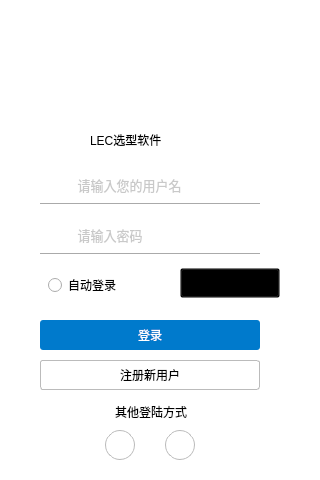
<?xml version="1.0" encoding="UTF-8"?>
<ui version="4.0">
 <class>log_on</class>
 <widget class="QWidget" name="log_on">
  <property name="geometry">
   <rect>
    <x>0</x>
    <y>0</y>
    <width>320</width>
    <height>480</height>
   </rect>
  </property>
  <property name="minimumSize">
   <size>
    <width>320</width>
    <height>480</height>
   </size>
  </property>
  <property name="maximumSize">
   <size>
    <width>320</width>
    <height>480</height>
   </size>
  </property>
  <property name="windowTitle">
   <string>Form</string>
  </property>
  <property name="windowOpacity">
   <double>1.000000000000000</double>
  </property>
  <property name="styleSheet">
   <string notr="true">QWidget
{
background-color :white;
}
</string>
  </property>
  <widget class="QLabel" name="label_1_logo">
   <property name="geometry">
    <rect>
     <x>130</x>
     <y>50</y>
     <width>60</width>
     <height>60</height>
    </rect>
   </property>
   <property name="sizePolicy">
    <sizepolicy hsizetype="Minimum" vsizetype="Minimum">
     <horstretch>0</horstretch>
     <verstretch>0</verstretch>
    </sizepolicy>
   </property>
   <property name="minimumSize">
    <size>
     <width>60</width>
     <height>60</height>
    </size>
   </property>
   <property name="maximumSize">
    <size>
     <width>90</width>
     <height>90</height>
    </size>
   </property>
   <property name="styleSheet">
    <string notr="true">QLabel
{
border-radius:5px;
}</string>
   </property>
   <property name="text">
    <string/>
   </property>
   <property name="pixmap">
    <pixmap resource="icon.qrc">:/new/prefix_icon/icon/logo.png</pixmap>
   </property>
   <property name="scaledContents">
    <bool>true</bool>
   </property>
  </widget>
  <widget class="QLabel" name="label_1_logOn">
   <property name="geometry">
    <rect>
     <x>40</x>
     <y>169</y>
     <width>30</width>
     <height>30</height>
    </rect>
   </property>
   <property name="sizePolicy">
    <sizepolicy hsizetype="Preferred" vsizetype="Preferred">
     <horstretch>0</horstretch>
     <verstretch>0</verstretch>
    </sizepolicy>
   </property>
   <property name="minimumSize">
    <size>
     <width>30</width>
     <height>30</height>
    </size>
   </property>
   <property name="maximumSize">
    <size>
     <width>30</width>
     <height>30</height>
    </size>
   </property>
   <property name="text">
    <string/>
   </property>
   <property name="pixmap">
    <pixmap resource="icon.qrc">:/new/prefix_icon/icon/logOn.png</pixmap>
   </property>
   <property name="scaledContents">
    <bool>true</bool>
   </property>
  </widget>
  <widget class="QLineEdit" name="lineEdit_1_useName">
   <property name="geometry">
    <rect>
     <x>72</x>
     <y>170</y>
     <width>188</width>
     <height>30</height>
    </rect>
   </property>
   <property name="styleSheet">
    <string notr="true">QLineEdit
{
font: 10pt ;
color :rgba(120, 120, 120,0.8);
background-color :white;
}</string>
   </property>
   <property name="text">
    <string/>
   </property>
   <property name="maxLength">
    <number>20</number>
   </property>
   <property name="frame">
    <bool>false</bool>
   </property>
   <property name="placeholderText">
    <string> 请输入您的用户名</string>
   </property>
  </widget>
  <widget class="Line" name="line_1_logOn">
   <property name="geometry">
    <rect>
     <x>40</x>
     <y>202</y>
     <width>220</width>
     <height>5</height>
    </rect>
   </property>
   <property name="orientation">
    <enum>Qt::Horizontal</enum>
   </property>
  </widget>
  <widget class="QLabel" name="label_1_name">
   <property name="geometry">
    <rect>
     <x>90</x>
     <y>120</y>
     <width>151</width>
     <height>40</height>
    </rect>
   </property>
   <property name="styleSheet">
    <string notr="true">QLabel
{
font: 20pt &quot;黑体&quot;;	
}

</string>
   </property>
   <property name="text">
    <string>LEC选型软件</string>
   </property>
  </widget>
  <widget class="Line" name="line_1_password">
   <property name="geometry">
    <rect>
     <x>40</x>
     <y>252</y>
     <width>220</width>
     <height>5</height>
    </rect>
   </property>
   <property name="orientation">
    <enum>Qt::Horizontal</enum>
   </property>
  </widget>
  <widget class="QLabel" name="label_1_password">
   <property name="geometry">
    <rect>
     <x>40</x>
     <y>220</y>
     <width>30</width>
     <height>30</height>
    </rect>
   </property>
   <property name="sizePolicy">
    <sizepolicy hsizetype="Preferred" vsizetype="Preferred">
     <horstretch>0</horstretch>
     <verstretch>0</verstretch>
    </sizepolicy>
   </property>
   <property name="minimumSize">
    <size>
     <width>30</width>
     <height>30</height>
    </size>
   </property>
   <property name="maximumSize">
    <size>
     <width>30</width>
     <height>30</height>
    </size>
   </property>
   <property name="text">
    <string/>
   </property>
   <property name="pixmap">
    <pixmap resource="icon.qrc">:/new/prefix_icon/icon/password.png</pixmap>
   </property>
   <property name="scaledContents">
    <bool>true</bool>
   </property>
  </widget>
  <widget class="QLineEdit" name="lineEdit_1_password">
   <property name="geometry">
    <rect>
     <x>72</x>
     <y>220</y>
     <width>188</width>
     <height>30</height>
    </rect>
   </property>
   <property name="styleSheet">
    <string notr="true">QLineEdit
{
font: 10pt ;
color :rgba(120, 120, 120,0.8);
background-color :white;
}</string>
   </property>
   <property name="text">
    <string/>
   </property>
   <property name="maxLength">
    <number>16</number>
   </property>
   <property name="frame">
    <bool>false</bool>
   </property>
   <property name="echoMode">
    <enum>QLineEdit::Password</enum>
   </property>
   <property name="placeholderText">
    <string> 请输入密码</string>
   </property>
  </widget>
  <widget class="QRadioButton" name="radioButton_1_autoLogoOn">
   <property name="geometry">
    <rect>
     <x>48</x>
     <y>270</y>
     <width>100</width>
     <height>30</height>
    </rect>
   </property>
   <property name="styleSheet">
    <string notr="true">QRadioButton
{
font: 10pt &quot;宋体&quot;;
}</string>
   </property>
   <property name="text">
    <string>自动登录</string>
   </property>
  </widget>
  <widget class="QPushButton" name="pushButton_1_logOn">
   <property name="geometry">
    <rect>
     <x>40</x>
     <y>320</y>
     <width>220</width>
     <height>30</height>
    </rect>
   </property>
   <property name="sizePolicy">
    <sizepolicy hsizetype="Minimum" vsizetype="Minimum">
     <horstretch>0</horstretch>
     <verstretch>0</verstretch>
    </sizepolicy>
   </property>
   <property name="minimumSize">
    <size>
     <width>220</width>
     <height>30</height>
    </size>
   </property>
   <property name="maximumSize">
    <size>
     <width>220</width>
     <height>30</height>
    </size>
   </property>
   <property name="styleSheet">
    <string notr="true">QPushButton
{
color:white;
font: 11pt &quot;宋体&quot;;
background-color :#007ACC;
border-radius:3px;
}
QPushButton:hover
{
background-color :#0085DD;
}
QPushButton:pressed
{
background-color :#0085DD;
padding-left:2px;
padding-top:2px;
}</string>
   </property>
   <property name="text">
    <string>登录</string>
   </property>
  </widget>
  <widget class="QPushButton" name="pushButton_1_login">
   <property name="geometry">
    <rect>
     <x>40</x>
     <y>360</y>
     <width>220</width>
     <height>30</height>
    </rect>
   </property>
   <property name="sizePolicy">
    <sizepolicy hsizetype="Minimum" vsizetype="Minimum">
     <horstretch>0</horstretch>
     <verstretch>0</verstretch>
    </sizepolicy>
   </property>
   <property name="minimumSize">
    <size>
     <width>220</width>
     <height>30</height>
    </size>
   </property>
   <property name="maximumSize">
    <size>
     <width>220</width>
     <height>30</height>
    </size>
   </property>
   <property name="layoutDirection">
    <enum>Qt::LeftToRight</enum>
   </property>
   <property name="autoFillBackground">
    <bool>false</bool>
   </property>
   <property name="styleSheet">
    <string notr="true">QPushButton
{
font: 11pt &quot;宋体&quot;;
background-color :white;
border: 1px solid #BBBBBB;
border-radius:3px;
}
QPushButton:hover
{
background-color :#F7F7F7;
}
QPushButton:pressed
{
background-color :#F7F7F7;
padding-left:2px;
padding-top:2px;
}</string>
   </property>
   <property name="text">
    <string>注册新用户</string>
   </property>
  </widget>
  <widget class="QLabel" name="label_1_tip">
   <property name="geometry">
    <rect>
     <x>115</x>
     <y>400</y>
     <width>101</width>
     <height>23</height>
    </rect>
   </property>
   <property name="styleSheet">
    <string notr="true">QLabel
{
font: 9pt &quot;黑体&quot;;
}</string>
   </property>
   <property name="text">
    <string>其他登陆方式</string>
   </property>
  </widget>
  <widget class="QLabel" name="label_1_errTip">
   <property name="geometry">
    <rect>
     <x>40</x>
     <y>300</y>
     <width>220</width>
     <height>20</height>
    </rect>
   </property>
   <property name="sizePolicy">
    <sizepolicy hsizetype="Preferred" vsizetype="Preferred">
     <horstretch>0</horstretch>
     <verstretch>0</verstretch>
    </sizepolicy>
   </property>
   <property name="minimumSize">
    <size>
     <width>220</width>
     <height>20</height>
    </size>
   </property>
   <property name="maximumSize">
    <size>
     <width>320</width>
     <height>20</height>
    </size>
   </property>
   <property name="font">
    <font>
     <family>华文仿宋</family>
     <pointsize>10</pointsize>
     <weight>50</weight>
     <italic>true</italic>
     <bold>false</bold>
     <underline>false</underline>
    </font>
   </property>
   <property name="styleSheet">
    <string notr="true">QLabel
{
color:red;
}</string>
   </property>
   <property name="text">
    <string/>
   </property>
   <property name="textFormat">
    <enum>Qt::PlainText</enum>
   </property>
  </widget>
  <widget class="QPushButton" name="pushButton_1_forgetPassword">
   <property name="geometry">
    <rect>
     <x>180</x>
     <y>268</y>
     <width>100</width>
     <height>30</height>
    </rect>
   </property>
   <property name="layoutDirection">
    <enum>Qt::LeftToRight</enum>
   </property>
   <property name="autoFillBackground">
    <bool>false</bool>
   </property>
   <property name="styleSheet">
    <string notr="true">QPushButton
{
font: 10pt &quot;宋体&quot;;
background-color :transparent;
}
QPushButton:hover
{
color :#0085DD;
background-color :transparent;
}
QPushButton:pressed
{
color :#0085DD;
background-color :transparent;
padding-left:2px;
padding-top:2px;
}</string>
   </property>
   <property name="text">
    <string>忘记密码？</string>
   </property>
  </widget>
  <widget class="QPushButton" name="pushButton_1_weixin">
   <property name="geometry">
    <rect>
     <x>105</x>
     <y>430</y>
     <width>30</width>
     <height>30</height>
    </rect>
   </property>
   <property name="minimumSize">
    <size>
     <width>30</width>
     <height>30</height>
    </size>
   </property>
   <property name="maximumSize">
    <size>
     <width>30</width>
     <height>30</height>
    </size>
   </property>
   <property name="styleSheet">
    <string notr="true">QPushButton
{
background-color :white;
border: 1px solid #BBBBBB;
border-radius:15px;
}
QPushButton:hover
{
border: 1px solid #0085DD;
}
QPushButton:pressed
{
border: 1px solid #0085DD;
padding-left:2px;
padding-top:2px;
}</string>
   </property>
   <property name="text">
    <string/>
   </property>
   <property name="icon">
    <iconset resource="icon.qrc">
     <normaloff>:/new/prefix_icon/icon/wechat.png</normaloff>:/new/prefix_icon/icon/wechat.png</iconset>
   </property>
   <property name="iconSize">
    <size>
     <width>26</width>
     <height>26</height>
    </size>
   </property>
  </widget>
  <widget class="QPushButton" name="pushButton_1_QQ">
   <property name="geometry">
    <rect>
     <x>165</x>
     <y>430</y>
     <width>30</width>
     <height>30</height>
    </rect>
   </property>
   <property name="minimumSize">
    <size>
     <width>30</width>
     <height>30</height>
    </size>
   </property>
   <property name="maximumSize">
    <size>
     <width>30</width>
     <height>30</height>
    </size>
   </property>
   <property name="styleSheet">
    <string notr="true">QPushButton
{
background-color :white;
border: 1px solid #BBBBBB;
border-radius:15px;
}
QPushButton:hover
{
border: 1px solid #0085DD;
}
QPushButton:pressed
{
border: 1px solid #0085DD;
padding-left:2px;
padding-top:2px;
}</string>
   </property>
   <property name="text">
    <string/>
   </property>
   <property name="icon">
    <iconset resource="icon.qrc">
     <normaloff>:/new/prefix_icon/icon/qq.png</normaloff>:/new/prefix_icon/icon/qq.png</iconset>
   </property>
   <property name="iconSize">
    <size>
     <width>32</width>
     <height>32</height>
    </size>
   </property>
  </widget>
 </widget>
 <resources>
  <include location="icon.qrc"/>
 </resources>
 <connections/>
</ui>
